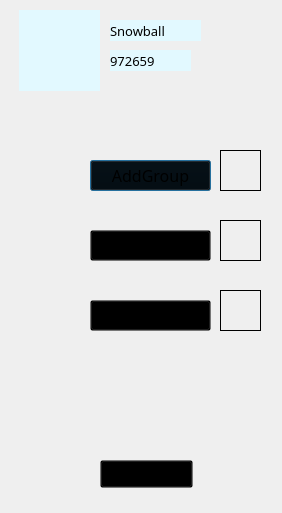
<?xml version="1.0" encoding="UTF-8"?>
<ui version="4.0">
 <class>Moredetail</class>
 <widget class="QDialog" name="Moredetail">
  <property name="geometry">
   <rect>
    <x>0</x>
    <y>0</y>
    <width>282</width>
    <height>513</height>
   </rect>
  </property>
  <property name="sizePolicy">
   <sizepolicy hsizetype="Fixed" vsizetype="Fixed">
    <horstretch>0</horstretch>
    <verstretch>0</verstretch>
   </sizepolicy>
  </property>
  <property name="windowTitle">
   <string>Form</string>
  </property>
  <property name="layoutDirection">
   <enum>Qt::LeftToRight</enum>
  </property>
  <property name="autoFillBackground">
   <bool>false</bool>
  </property>
  <property name="styleSheet">
   <string notr="true">QDialog{background-image: url(:/img/img/cat1.jpg);}
QMessageBox{background:rgb(226, 249, 255);}
</string>
  </property>
  <widget class="QFrame" name="frame">
   <property name="geometry">
    <rect>
     <x>0</x>
     <y>0</y>
     <width>271</width>
     <height>101</height>
    </rect>
   </property>
   <property name="styleSheet">
    <string notr="true">background:transparent;</string>
   </property>
   <property name="frameShape">
    <enum>QFrame::StyledPanel</enum>
   </property>
   <property name="frameShadow">
    <enum>QFrame::Raised</enum>
   </property>
   <widget class="QLabel" name="pic">
    <property name="geometry">
     <rect>
      <x>19</x>
      <y>10</y>
      <width>81</width>
      <height>81</height>
     </rect>
    </property>
    <property name="styleSheet">
     <string notr="true">background-color: rgb(226, 249, 255);
image: url(:/icon/icon/icon_pic.png);</string>
    </property>
    <property name="text">
     <string/>
    </property>
    <property name="pixmap">
     <pixmap resource="source/icon.qrc">:/icon/icon/icon_pic.png</pixmap>
    </property>
    <property name="scaledContents">
     <bool>true</bool>
    </property>
   </widget>
   <widget class="QLabel" name="name">
    <property name="geometry">
     <rect>
      <x>110</x>
      <y>20</y>
      <width>91</width>
      <height>21</height>
     </rect>
    </property>
    <property name="font">
     <font>
      <family>AdLib WGL4 BT</family>
      <pointsize>10</pointsize>
     </font>
    </property>
    <property name="styleSheet">
     <string notr="true">background-color: rgb(226, 249, 255);</string>
    </property>
    <property name="text">
     <string>Snowball</string>
    </property>
   </widget>
   <widget class="QLabel" name="id">
    <property name="geometry">
     <rect>
      <x>110</x>
      <y>50</y>
      <width>81</width>
      <height>21</height>
     </rect>
    </property>
    <property name="font">
     <font>
      <family>AdLib WGL4 BT</family>
      <pointsize>10</pointsize>
     </font>
    </property>
    <property name="styleSheet">
     <string notr="true">background-color: rgb(226, 249, 255);</string>
    </property>
    <property name="text">
     <string>972659</string>
    </property>
   </widget>
  </widget>
  <widget class="QLabel" name="label_5">
   <property name="geometry">
    <rect>
     <x>220</x>
     <y>150</y>
     <width>41</width>
     <height>41</height>
    </rect>
   </property>
   <property name="styleSheet">
    <string notr="true">background:transparent;</string>
   </property>
   <property name="frameShape">
    <enum>QFrame::Box</enum>
   </property>
   <property name="text">
    <string/>
   </property>
   <property name="pixmap">
    <pixmap resource="source/icon.qrc">:/icon/icon/icon_addGroup.png</pixmap>
   </property>
   <property name="scaledContents">
    <bool>true</bool>
   </property>
  </widget>
  <widget class="QPushButton" name="addgroup">
   <property name="geometry">
    <rect>
     <x>90</x>
     <y>160</y>
     <width>121</width>
     <height>31</height>
    </rect>
   </property>
   <property name="font">
    <font>
     <family>AdLib WGL4 BT</family>
     <pointsize>12</pointsize>
    </font>
   </property>
   <property name="styleSheet">
    <string notr="true">background:transparent;</string>
   </property>
   <property name="text">
    <string>AddGroup</string>
   </property>
  </widget>
  <widget class="QLabel" name="label_6">
   <property name="geometry">
    <rect>
     <x>220</x>
     <y>220</y>
     <width>41</width>
     <height>41</height>
    </rect>
   </property>
   <property name="styleSheet">
    <string notr="true">background:transparent;</string>
   </property>
   <property name="frameShape">
    <enum>QFrame::Box</enum>
   </property>
   <property name="text">
    <string/>
   </property>
   <property name="pixmap">
    <pixmap resource="source/icon.qrc">:/icon/icon/icon_newfriend.png</pixmap>
   </property>
   <property name="scaledContents">
    <bool>true</bool>
   </property>
  </widget>
  <widget class="QPushButton" name="addfriend">
   <property name="geometry">
    <rect>
     <x>90</x>
     <y>230</y>
     <width>121</width>
     <height>31</height>
    </rect>
   </property>
   <property name="font">
    <font>
     <family>AdLib WGL4 BT</family>
     <pointsize>12</pointsize>
    </font>
   </property>
   <property name="styleSheet">
    <string notr="true">background:transparent;</string>
   </property>
   <property name="text">
    <string>NewFriend</string>
   </property>
  </widget>
  <widget class="QPushButton" name="close">
   <property name="geometry">
    <rect>
     <x>100</x>
     <y>460</y>
     <width>93</width>
     <height>28</height>
    </rect>
   </property>
   <property name="font">
    <font>
     <family>AdLib WGL4 BT</family>
     <pointsize>12</pointsize>
    </font>
   </property>
   <property name="styleSheet">
    <string notr="true">background:transparent;</string>
   </property>
   <property name="text">
    <string>back</string>
   </property>
  </widget>
  <widget class="QLabel" name="label_7">
   <property name="geometry">
    <rect>
     <x>220</x>
     <y>290</y>
     <width>41</width>
     <height>41</height>
    </rect>
   </property>
   <property name="styleSheet">
    <string notr="true">background:transparent;</string>
   </property>
   <property name="frameShape">
    <enum>QFrame::Box</enum>
   </property>
   <property name="text">
    <string/>
   </property>
   <property name="pixmap">
    <pixmap resource="source/icon.qrc">:/icon/icon/icon_newGroup.png</pixmap>
   </property>
   <property name="scaledContents">
    <bool>true</bool>
   </property>
  </widget>
  <widget class="QPushButton" name="newgroup">
   <property name="geometry">
    <rect>
     <x>90</x>
     <y>300</y>
     <width>121</width>
     <height>31</height>
    </rect>
   </property>
   <property name="font">
    <font>
     <family>AdLib WGL4 BT</family>
     <pointsize>12</pointsize>
    </font>
   </property>
   <property name="styleSheet">
    <string notr="true">background:transparent;</string>
   </property>
   <property name="text">
    <string>NewGroup</string>
   </property>
  </widget>
 </widget>
 <resources>
  <include location="source/icon.qrc"/>
 </resources>
 <connections/>
</ui>
